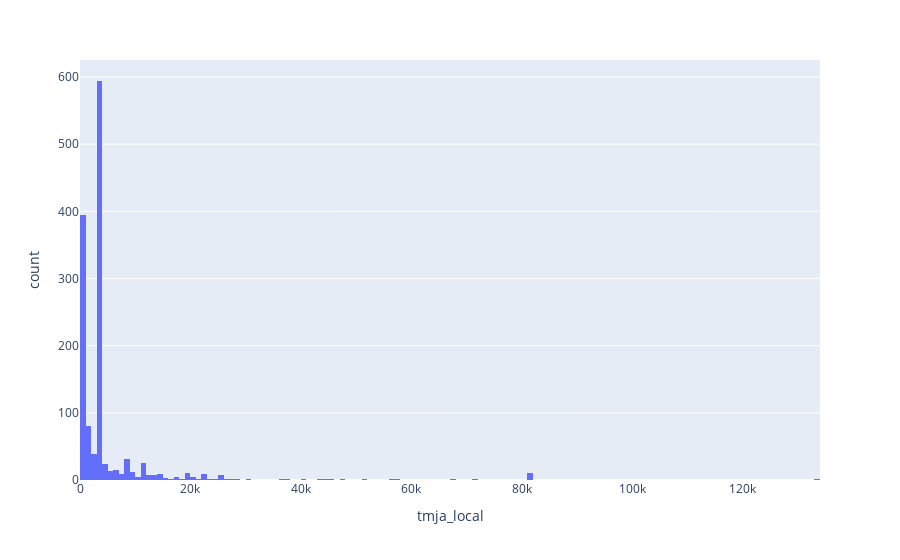

Notebook source saved alongside this figure:
### Code cell
fig = px.histogram(tmja_wrs84_bre_clean, x='tmja_local', nbins=200)
fig.show()

### Figure 1 — Plotly figure (JSON) as saved in the notebook; plotly's stock layout.template omitted (floating-point values rounded to 4 significant figures; data arrays with more than 128 entries replaced by an {"elided": "..."} marker saying what was removed)
{"data": [{"alignmentgroup": "True", "bingroup": "x", "hovertemplate": "tmja_local=%{x}<br>count=%{y}<extra></extra>", "legendgroup": "", "marker": {"color": "#636efa", "pattern": {"shape": ""}}, "name": "", "nbinsx": 200, "offsetgroup": "", "orientation": "v", "showlegend": false, "type": "histogram", "x": {"elided": "1342 float values"}, "xaxis": "x", "yaxis": "y"}], "layout": {"barmode": "relative", "legend": {"tracegroupgap": 0}, "margin": {"t": 60}, "xaxis": {"anchor": "y", "domain": [0, 1], "title": {"text": "tmja_local"}}, "yaxis": {"anchor": "x", "domain": [0, 1], "title": {"text": "count"}}}}
